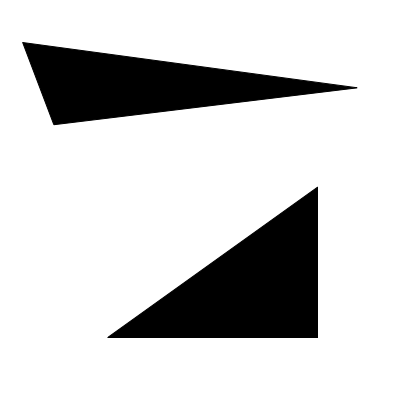
#> input picture test/test41.png, 400 x 400 px
$ python cv_handler2.py
#> lines starting #> are read from the running program, lines starting #| are printed output that depends on the picture; after the words box and inside, x2 and y2 are one past the last pixel; in counts of white or black regions, pixels touching at a corner belong together
#> in __init__, self.src is the input picture: shape (400, 400, 3); min 0, max 255, mean 208
#!/usr/bin/python
# encoding:utf-8
# -*- Mode: Python -*-
# Author: Soros Liu <soros.liu1029@gmail.com>

# ==================================================================================================
# Copyright 2016 by Soros Liu
#
#                                                                          All Rights Reserved
"""

"""
import cv2
import math

__author__ = 'Soros Liu'


def calculate_line_length(l):
    return math.sqrt((l[0][0] - l[1][0]) ** 2 + (l[0][1] - l[1][1]) ** 2)


def calculate_line_angle(l):
    try:
        k = float((l[0][1] - l[1][1])) / float((l[0][0] - l[1][0]))
    except ZeroDivisionError:
        k = 100000
    finally:
        return math.degrees(math.atan(k))


class ContourLine:
    """

    """

    def __init__(self, point1, point2):
        self.point1 = point1
        self.point2 = point2
        self.length = calculate_line_length((point1, point2))
        self.angle = calculate_line_angle((point1, point2))

    def __str__(self):
        return '(%.2f, %.2f)-->(%.2f, %.2f): Length: %.2f, Angle:%.2f' % \
               (self.point1[0], self.point1[1], self.point2[0], self.point2[1], self.length, self.angle)


def get_contours(img):
    gray = cv2.cvtColor(img, cv2.COLOR_BGR2GRAY)
    ret, binary = cv2.threshold(gray, 127, 255, cv2.THRESH_BINARY)
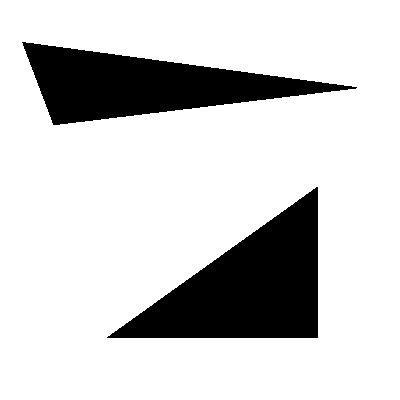
#> binary: shape (400, 400); 81.6% white; 2 black regions
    contours, hierarchy = cv2.findContours(binary, cv2.RETR_TREE, cv2.CHAIN_APPROX_SIMPLE)
#> contours = 3 contours; box (x1, y1, x2, y2) and area: (0, 0, 400, 400) 159201, (106, 186, 319, 339) 16362, (21, 41, 358, 126) 13788
    for i in range(1, len(contours)):
        approx = cv2.approxPolyDP(contours[i], 0.01 * cv2.arcLength(contours[i], True), True)
        contours[i] = approx
#> this loop made 2 passes
#> approx on passes 1 to 2: [[318, 187], [317, 338], [106, 337]], [[21, 42], [357, 87], [53, 125]]
#> after the loop, contours = 3 contours; box (x1, y1, x2, y2) and area: (0, 0, 400, 400) 159201, (106, 187, 319, 339) 15931, (21, 42, 358, 126) 13224
    return contours


def generate_lines(contour):
    lines = []
    for i in range(len(contour) - 1):
        lines.append(ContourLine((contour[i][0][0], contour[i][0][1]), (contour[i + 1][0][0], contour[i + 1][0][1])))
    lines.append(ContourLine((contour[-1][0][0], contour[-1][0][1]), (contour[0][0][0], contour[0][0][1])))
    return lines


class Handler:
    """

    """

    def __init__(self, source):
        self.src = cv2.imread(source)
        self.contours = get_contours(self.src)[1:]  # contours are in clock-wise order
#> self.contours = 2 contours; box (x1, y1, x2, y2) and area: (106, 187, 319, 339) 15931, (21, 42, 358, 126) 13224
        self.contour_dict = {}

    def generate_contour_dict(self):
        for i in range(len(self.contours)):
            self.contour_dict[i] = generate_lines(self.contours[i])
#> this loop made 2 passes
#> after the loop, self.contour_dict = 2 items


class Fact:
    """

    """

    def __init__(self, fact, about):
        self.fact = fact
        self.about = about

    def __str__(self):
        s = '<\n' + self.fact + '\n'
        s += '\n'.join(list(map(str, self.about)))
        s += '\n>\n'
        return s


def close_enough(point1, point2):
    return ((point1[0] - point2[0]) ** 2 + (point1[1] - point2[1]) ** 2) < close_threshold


def average_point(point1, point2):
    return (point1[0] + point2[0]) / 2, (point1[1] + point2[1]) / 2


def get_meeting_point(line1, line2):
    if abs(line1.angle - line2.angle) < parallel_threshold:
        return 'parallel'
    else:
        for point1 in [line1.point1, line1.point2]:
            for point2 in [line2.point1, line2.point2]:
                if close_enough(point1, point2):
                    return average_point(point1, point2)
    return None


def get_vector(from_point, to_point):
    return (to_point[0] - from_point[0]), (to_point[1] - from_point[1])


def get_inner_product(vector1, vector2):
    return vector1[0] * vector2[0] + vector1[1] * vector2[1]


def get_included_angle(line1, line2):
    meeting_point = get_meeting_point(line1, line2)
    if not meeting_point:
        return None  # lines not met
    elif meeting_point == 'parallel':
        return 'parallel'  # parallel lines have no included angle
    else:
        middle_point1 = average_point(line1.point1, line1.point2)
        middle_point2 = average_point(line2.point1, line2.point2)
        vector1 = get_vector(meeting_point, middle_point1)
        vector2 = get_vector(meeting_point, middle_point2)
        inner_product = get_inner_product(vector1, vector2)
        cos_theta = inner_product / (math.sqrt(get_inner_product(vector1, vector1)) *
                                     math.sqrt(get_inner_product(vector2, vector2)))
        return math.degrees(math.acos(cos_theta))


def is_equal(line1, line2):
    return abs(line1.length - line2.length) < equal_threshold


def is_parallel(line1, line2):
    return True if get_included_angle(line1, line2) == 'parallel' else False


def is_vertical(line1, line2):
    included_angle = get_included_angle(line1, line2)
    return True if included_angle and abs(included_angle - 90.0) < vertical_threshold else False


def is_acute(line1, line2):
    included_angle = get_included_angle(line1, line2)
    return included_angle and included_angle < 90.0


def is_obtuse(line1, line2):
    included_angle = get_included_angle(line1, line2)
    return included_angle and included_angle > 90.0


def is_closure(lines):
    result = True
    for i in range(len(lines)-1):
        result = result and get_meeting_point(lines[i], lines[i+1])
    result = result and get_meeting_point(lines[-1], lines[0])
    return result


def lines_closure(facts, lines):
    if len(lines) == 3 and is_closure(lines):
        facts.append(Fact('three closure lines', lines))
    elif len(lines) == 4 and is_closure(lines):
        facts.append(Fact('four closure lines', lines))
    elif len(lines) == 5 and is_closure(lines):
        facts.append(Fact('five closure lines', lines))
    elif len(lines) == 6 and is_closure(lines):
        facts.append(Fact('six closure lines', lines))
    else:
        facts.append(Fact('no closure lines', lines))


def is_lines_all_equal(lines):
    result = True
    for i in range(len(lines)-1):
        result = result and is_equal(lines[i], lines[i+1])
    result = result and is_equal(lines[-1], lines[0])
    return result


def lines_all_equal(facts, lines):
    if is_lines_all_equal(lines):
        facts.append(Fact('lines_all_equal', lines))


def about_angle(facts, line1, line2):
    if is_parallel(line1, line2):
        facts.append(Fact('two lines are parallel', [line1, line2]))
    elif is_vertical(line1, line2):
        # facts.append(Fact('two lines are vertical', [line1, line2]))
        facts.append(Fact('one angle is right angle', [line1, line2]))
    elif is_acute(line1, line2):
        facts.append(Fact('one angle is acute angle', [line1, line2]))
    elif is_obtuse(line1, line2):
        facts.append(Fact('one angle is obtuse angle', [line1, line2]))


def about_length(facts, line1, line2):
    if is_equal(line1, line2):
        facts.append(Fact('two lines are equal', [line1, line2]))


def generate_contour_facts(lines):
    line_facts = []
    angle_facts = []
    for i in range(len(lines)):
        for j in range(i + 1, len(lines)):
            about_length(line_facts, lines[i], lines[j])
            about_angle(angle_facts, lines[i], lines[j])
    lines_closure(line_facts, lines)
    lines_all_equal(line_facts, lines)
    return line_facts, angle_facts


class ContourFact:
    """

    """

    def __init__(self, line_num, line_facts, angle_facts):
        self.line_num = line_num
        self.line_facts = line_facts
        self.angle_facts = angle_facts

    def __str__(self):
        s = ('--About Lines-- %d lines\n' % self.line_num)
        for line in (list(map(str, self.line_facts))):
            s += line
        s += '--About Angles--\n'
        for line in (list(map(str, self.angle_facts))):
            s += line
        s += '}\n'
        return s


class FactGenerator:
    """

    """

    def __init__(self, contour_dict):
        self.contour_dict = contour_dict
        self.file = open('../facts/facts.txt', 'w+')

    def __del__(self):
        if self.file:
            self.file.close()

    def generate_fact(self):
        handled_fact = {}
        for i in range(len(self.contour_dict)):
            lines = self.contour_dict.get(i)
            line_facts, angle_facts = generate_contour_facts(lines)
            cnt_fact = ContourFact(len(lines), line_facts, angle_facts)
            handled_fact['Contour' + str(i)] = cnt_fact
            self.file.write('Contour #%d\n{\n' % i)
            self.file.write(str(cnt_fact))
#> this loop made 2 passes
#> after the loop, handled_fact = 2 items


close_threshold = 5
equal_threshold = 5
parallel_threshold = 5
vertical_threshold = 5
if __name__ == '__main__':
    handler = Handler('../test/test41.png')
    handler.generate_contour_dict()
    generator = FactGenerator(handler.contour_dict)
    generator.generate_fact()
